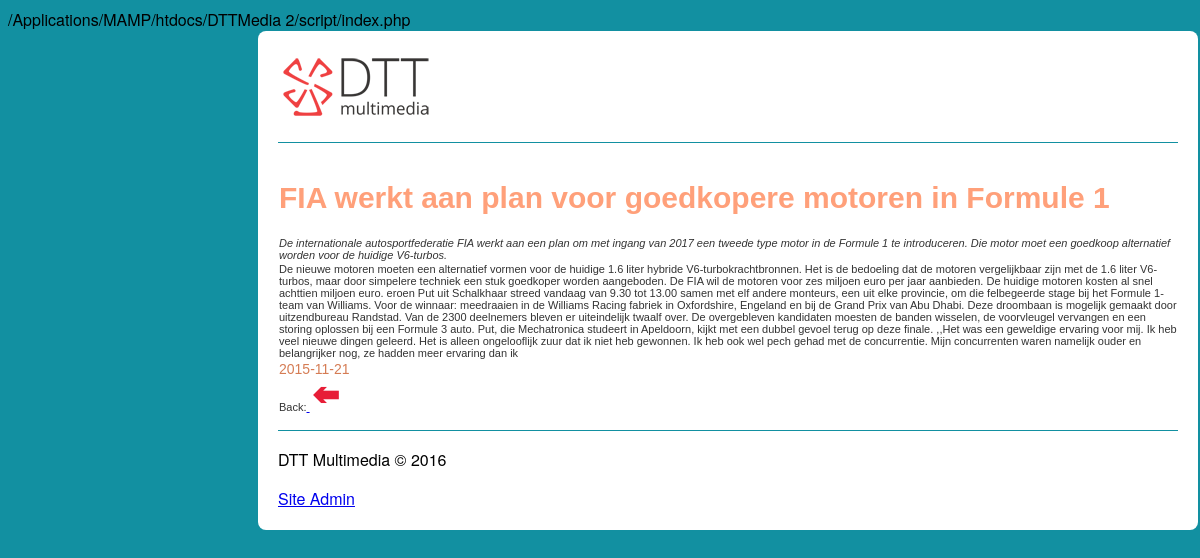
Screenshot of /script/viewPage.php?id=7 with the database file from the repository.
### tables this page shows
CREATE TABLE `article` (
  `article_id` int(3) NOT NULL,
  `article_title` mediumtext NOT NULL,
  `article_summery` mediumtext NOT NULL,
  `article_content` longtext NOT NULL,
  `publication_date` date NOT NULL
);

### script/viewPage.php (the view, shortened to what this page needs)
<?php
include_once('include/functions.php');
$id = $_GET['id'];
$db = mysqli_connect(HOST, USER, PASSWORD, DATABASE);
$query = "SELECT * FROM `article` WHERE `article_id` = $id";
$result = mysqli_query($db, $query);
while($row = mysqli_fetch_array($result)) {
    $publication_date = $row['publication_date'];
    $article_title = $row['article_title'];
    $article_summery = $row['article_summery'];
    $article_content = $row['article_content'];
    echo "<table id='adminTable'>
            <tr>
                <td><h1>$article_title</h1></a></td>
            </tr>
            <tr>
                <td style='font-style: italic; '>$article_summery</td>
            </tr>
            <tr>
                <td>$article_content</td>
            </tr>
            <tr>
                <td id='art_date'>$publication_date</td> </tr>
                <tr><td>Back:<a href='index.php'> <img src=\"../image/back.png\"> </a></td></tr>
    </table>";
}

### script/css/style.css (style rules this page uses)
body { background-color: #1290A1; font-family: Helvetica Neue, Arial, sans-serif; }
h1 { color: lightsalmon; font-size: 30px; }
table { text-align: left; font-family: verdana, arial, sans-serif; font-size: 11px; color: #333333; border-width: 1px; border-color: #3A3A3A; border-collapse: collapse; }
table td { background-color: #ffffff; }
#art_date { float: left; font-size: 14px; color: #D57C54; }

### rows the page displays
article: article_title "FIA werkt aan plan voor goedkopere motoren in Formule 1", article_summery "De internationale autosportfederatie FIA werkt aan een plan om met ingang van 2017 een tweede type motor in de Formule 1 te introduceren. Die motor moet een goedkoop alternatief worden voor de huidige V6-turbos.", article_content "De nieuwe motoren moeten een alternatief vormen voor de huidige 1.6 liter hybride V6-turbokrachtbronnen. Het is de bedoeling dat de motoren vergelijkbaar zijn met de 1.6 liter V6-turbos, maar door simpelere techniek een stuk goedkoper worden aangeboden. De FIA wil de motoren voor zes miljoen euro per jaar aanbieden. De huidige motoren kosten al snel achttien miljoen euro. eroen Put uit Schalkhaar streed vandaag van 9.30 tot 13.00 samen met elf andere monteurs, een uit elke provincie, om die felbegeerde stage bij het Formule 1-team van Williams. Voor de winnaar: meedraaien in de Williams Racing fabriek in Oxfordshire, Engeland en bij de Grand Prix van Abu Dhabi. Deze droombaan is mogelijk…", publication_date "2015-11-21"
